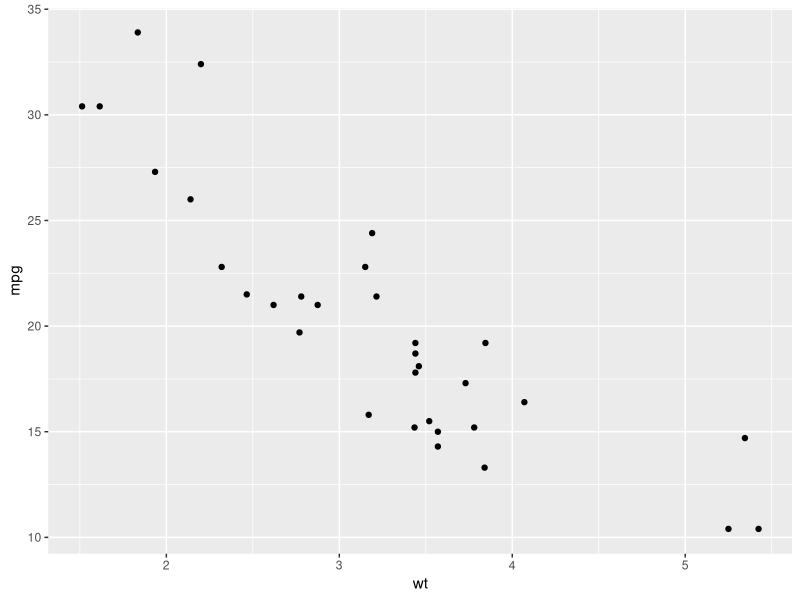
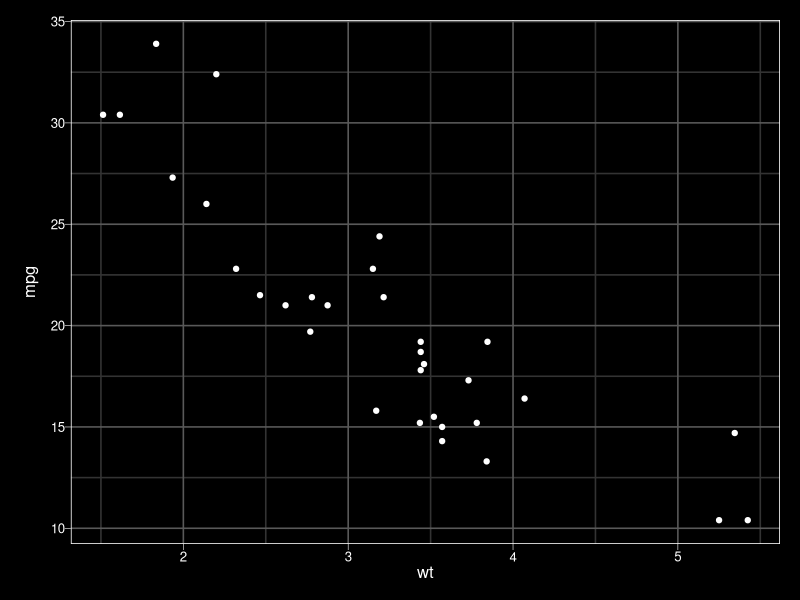

These charts were generated, in order, by the following R code:
library(ggplot2)
library(gridExtra)

theme_black = function(base_size = 12, base_family = "") {
  
  theme_grey(base_size = base_size, base_family = base_family) %+replace%
    
    theme(
      # Specify axis options
      axis.line = element_blank(),  
      axis.text.x = element_text(size = base_size*0.8, color = "white", lineheight = 0.9),  
      axis.text.y = element_text(size = base_size*0.8, color = "white", lineheight = 0.9),  
      axis.ticks = element_line(color = "white", size  =  0.2),  
      axis.title.x = element_text(size = base_size, color = "white", margin = margin(0, 10, 0, 0)),  
      axis.title.y = element_text(size = base_size, color = "white", angle = 90, margin = margin(0, 10, 0, 0)),  
      axis.ticks.length = unit(0.3, "lines"),   
      # Specify legend options
      legend.background = element_rect(color = NA, fill = "black"),  
      legend.key = element_rect(color = "white",  fill = "black"),  
      legend.key.size = unit(1.2, "lines"),  
      legend.key.height = NULL,  
      legend.key.width = NULL,      
      legend.text = element_text(size = base_size*0.8, color = "white"),  
      legend.title = element_text(size = base_size*0.8, face = "bold", hjust = 0, color = "white"),  
      legend.position = "right",  
      legend.text.align = NULL,  
      legend.title.align = NULL,  
      legend.direction = "vertical",  
      legend.box = NULL, 
      # Specify panel options
      panel.background = element_rect(fill = "black", color  =  NA),  
      panel.border = element_rect(fill = NA, color = "white"),  
      panel.grid.major = element_line(color = "grey35"),  
      panel.grid.minor = element_line(color = "grey20"),  
      panel.margin = unit(0.5, "lines"),   
      # Specify facetting options
      strip.background = element_rect(fill = "grey30", color = "grey10"),  
      strip.text.x = element_text(size = base_size*0.8, color = "white"),  
      strip.text.y = element_text(size = base_size*0.8, color = "white",angle = -90),  
      # Specify plot options
      plot.background = element_rect(color = "black", fill = "black"),  
      plot.title = element_text(size = base_size*1.2, color = "white"),  
      plot.margin = unit(rep(1, 4), "lines")
      
    )
  
}

ggplot(mtcars, aes(wt, mpg)) + geom_point()
# Add theme_black()
ggplot(mtcars, aes(wt, mpg)) + geom_point(color = "white") + theme_black()